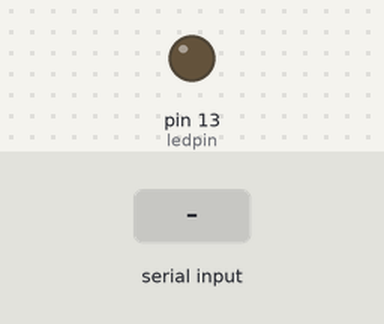
Bench run of a sketch on a simulated Arduino Uno, built with avr-gcc and run on an emulated ATmega328P. Parts: output pins drawn as LEDs (lit = HIGH). The inputs (shaded band) are chosen by the test bench. What the sketch prints to the serial monitor is not drawn.

Above: at 1.2 s.
1.3 s: "a" received over Serial
At 1.42 s:
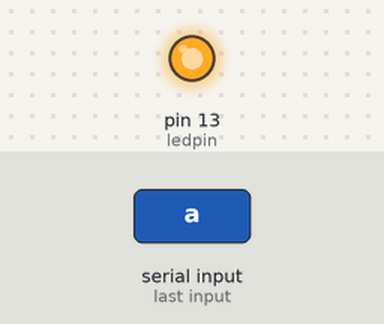
Timing chart, 0 to 4.3 s (numbered marks = the images above; inputs shaded):
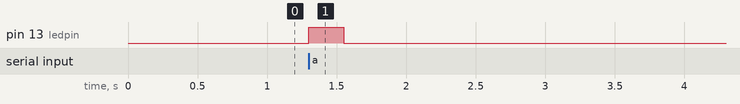

Measured:
- after the input at 1.3 s, pin 13 (ledpin): LOW → HIGH at once, → LOW 0.25 s later

The sketch:

Project_5_Bluetooth_Module.ino
```cpp
int val;
int ledpin=13;
void setup()
{
Serial.begin(9600);
 pinMode(ledpin,OUTPUT);
}
 void loop()
{ val=Serial.read();
if(val=='a')
 {
digitalWrite(ledpin,HIGH);
delay(250);
digitalWrite(ledpin,LOW);
delay(250);
 Serial.println("keyestudio");
}
}
```
